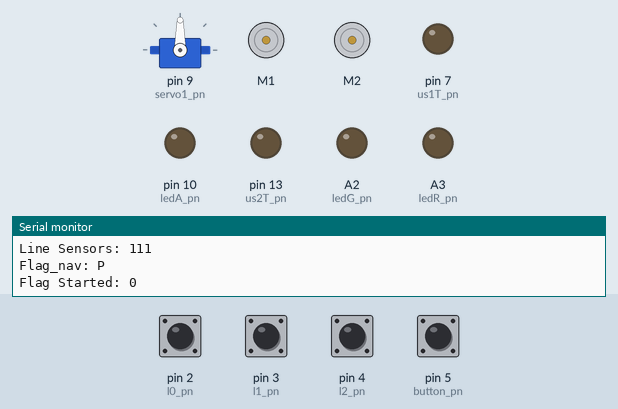
This sketch was run on a simulated Arduino Uno, built with avr-gcc and run on an emulated ATmega328P. On the bench: servo, 2 × DC motor (green arrow = forward, orange = backward, longer = faster), output pins drawn as LEDs (lit = HIGH), the last lines printed to the serial monitor. The test bench sets the inputs (shaded band); at power-on: pin 2 (l0_pn), pin 3 (l1_pn), pin 4 (l2_pn) HIGH, pin 5 (button_pn) LOW.

Above: at 1.2 s.
1.3 s: pin 5 (button_pn) pulled HIGH for 0.15 s
At 3.6 s:
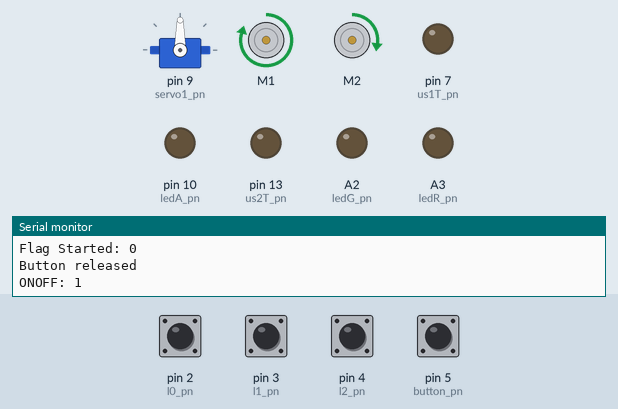
At 5.9 s:
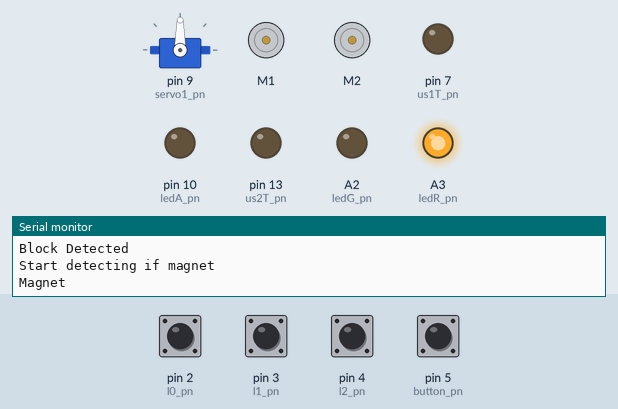
Timing chart, 0 to 12.7 s (numbered marks = the images above; inputs shaded):
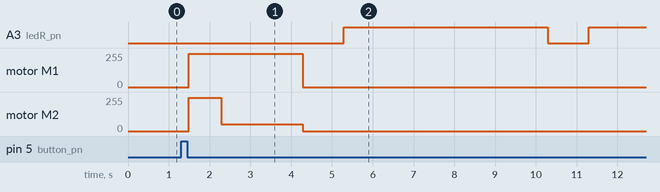

The sketch:

main_221027.ino
```cpp
#include <Wire.h>
#include <Adafruit_MotorShield.h>
#include "utility/Adafruit_MS_PWMServoDriver.h"
#include <Servo.h>

/* setup the motor and create the DC motor object*/
Adafruit_MotorShield AFMS = Adafruit_MotorShield(); // Create the Adafruit_MotorShield object
Adafruit_DCMotor *Rwheel = AFMS.getMotor(1);        // RIHGT
Adafruit_DCMotor *Lwheel = AFMS.getMotor(2);        // LEFT
int motor_speed = 250;
int duration_steer = 2000; // require testing to determine value
Servo servo_claw;

// Pins Set-up:
//Analog:
const int ledG_pn=A2; // now analog
const int ledR_pn=A3; // now analog


//Digital:
const int button_pn=5;
const int l0_pn=2; //left
const int l1_pn=3; //right
const int l2_pn=4; //far right (for juntion counting)

//us1: on the front
const int us1E_pn=6; // yellow wire
const int us1T_pn=7; // green wire
const int hall_pn = 8;
const int servo1_pn=9; // in-built port for servos (side)
const int ledA_pn=10;


//us2: on the left
const int us2E_pn=12;
const int us2T_pn=13;

// Sensor Values
int l0, l1, l2, hall;
float us1_distance, us2_distance;

// button debounce variables
byte lastButtonState = LOW;
unsigned long debounceDuration = 50; // millis
unsigned long lastTimeButtonStateChanged = 0;

//ledA_flash variables
int ledAState = LOW;  // ledState used to set the LED
unsigned long previousMillis = 0;  // will store last time LED was updated
const long interval = 250;  // 2hz --> 0.5 second interval at which to blink (milliseconds)

// PID tunnel navigation variables
float lastError = 0;
float Kp = 0.07; // related to the proportional control term;
// change the value by trial-and-error (ex: 0.07).
float Ki = 0.0008; // related to the integral control term;
// change the value by trial-and-error (ex: 0.0008).
float Kd = 0.6; // related to the derivative control term;
// change the value by trial-and-error (ex: 0.6).
float P;
float I;
float D;
float distance_tunnel = 7;

const float maxspeedR = 150;
const float maxspeedL = 150;
const float basespeedR = 100;
const float basespeedL = 100;


/*************
 * flags
**************/
int side; // 0,1,2,3,4,5
int count = 0;
bool flag_onoff = false; // push button: robot on or off
bool flag_started;       // has robot completed initial start?
bool flag_line;
int flag_side;
char flag_nav;
  //"P": stop
  //"L": adjust left
  //"R": adjust right
  //"B": backwards
  //"F": forwards
bool flag_blk; // block collected
bool flag_magnet;
bool flag_tunnel; // true if in tunnel, false if not
int box_intend;

/*************
 * declare functions
**************/
void stop_move();
void start_route();
void move_forward();
void adjust_left();
void adjust_right();


void setup(){
  Serial.begin(9600);
  // set pins as inputs
  pinMode(button_pn, INPUT);
  pinMode(hall_pn, INPUT);
  pinMode(l0_pn, INPUT);
  pinMode(l1_pn, INPUT);
  pinMode(l2_pn, INPUT);
  pinMode(us1E_pn, INPUT);
  pinMode(us1T_pn, OUTPUT);
  pinMode(ledG_pn, OUTPUT);
  pinMode(ledA_pn, OUTPUT);
  pinMode(ledR_pn, OUTPUT);
  pinMode(servo1_pn, OUTPUT);
  pinMode(us2E_pn, INPUT);
  pinMode(us2T_pn, OUTPUT);
  AFMS.begin(); // Connect to the motor controller
  servo_claw.attach(servo1_pn);  // connect to servo
}
/*************
 * MAIN LOOP =======================================
**************/
void loop(){
    /*read & print line sensors*/
    Serial.print("Line Sensors: ");
    l0 = digitalRead(l0_pn);
    Serial.print(l0);
    l1 = digitalRead(l1_pn);
    Serial.print(l1);
    l2 = digitalRead(l2_pn);
    Serial.println(l2);

    // flags
    Serial.print("Flag_nav: ");
    Serial.println(flag_nav);
    Serial.print("Flag Started: ");
    Serial.println(flag_started);

    /** On-off Push Button:*/
    // if the time elapsed is greater than time for debounce:
    if (millis() - lastTimeButtonStateChanged > debounceDuration){
        // read button state
        byte buttonState = digitalRead(button_pn);
        // if button state has changed
        if (buttonState != lastButtonState){
            // update time
            lastTimeButtonStateChanged = millis();
            // update lastButton state
            lastButtonState = buttonState;
            // while being pressed
            if (buttonState == LOW)
            {
                // do an action, for example print on Serial
                Serial.println("Button released");
                flag_onoff = !flag_onoff;
            }
        }
    }
    Serial.print("ONOFF: ");
    Serial.println(flag_onoff);

    /** Navigation */
    // if 'Off' and not already stopped, stop:
    if(flag_onoff==false && flag_nav != 'P'){
        stop_move();
    }
    // 'ON' and not running the start function:
    if(flag_onoff==true && flag_started==false){
        start_route();
    }
    // if On and the start fn has been completed:
    if(flag_onoff==true && flag_started==true){

        /** Block Detection*/
        if(us1_distance < 10){

            // approach slowly until us1_distance = 2cm
            stop_move();
            Serial.println("Block Detected");
            delay(1000);
            Serial.println("Start detecting if magnet");
            /* blk function */
            if (hall == 0){
                // magnet
                Serial.println("Magnet");
                flag_magnet = 1;
                box_intend = 3; // blk is to be delivered in the red box
                // RED LED for 5sec
                analogWrite(ledR_pn, 255);
                delay(5000);
                analogWrite(ledR_pn, 0);
            }
            else{
                // no magnet
                Serial.println("Not Magnet");
                flag_magnet = 0;
                box_intend = 1; // bl
                // Green LED for 5sec
                analogWrite(ledG_pn, 255);
                delay(5000);
                analogWrite(ledG_pn, 0);
            }

            /** claw  code */

            flag_blk = true;
        }

        /** No Block Detected:*/
        else {
            /* line-follow or side-sensor navigation ?*/
            // if (*RIGHT*) sensor (us2) < 6cm, entering tunnel
            if((us2_distance < 6)){
                flag_tunnel = true;
                /** PID tunnel navigation */
                int error = 5.0 - us2_distance; // 5.0 is the ideal distance from the tunnel wall
                P = error;
                I = I + error;
                D = error - lastError;
                lastError = error;
                int motorspeed = P * Kp + I * Ki + D * Kd; // calculate the correction
                // needed to be applied to the speed
                int motorspeedR = basespeedR + motorspeed;
                int motorspeedL = basespeedL - motorspeed;

                if (motorspeedR > maxspeedR){
                    motorspeedR = maxspeedR;
                }
                if (motorspeedL > maxspeedL){
                    motorspeedL = maxspeedL;
                }
                if (motorspeedR < 0){
                    motorspeedR = 0;
                }
                if (motorspeedL < 0){
                    motorspeedL = 0;
                }

                flag_nav = 'F';
                Rwheel->run(FORWARD);
                Rwheel->setSpeed(motorspeedR);
                Serial.print("speedR: ");
                Serial.println(motorspeedR);

                Lwheel->run(FORWARD);
                Lwheel->setSpeed(motorspeedL);
                Serial.print("speedL: ");
                Serial.println(motorspeedL);
            }

            else { /* line follow */

                // xx0 (if far-right sensor has no line)
                if(l2==LOW){

                    // 000 & it's not already moving forward
                    if((l0 == LOW && l1 == LOW) && flag_nav != 'F'){
                        move_forward();
                        Serial.println("Move Forward");
                    }

                    // 100 & not already moving left
                    else if((l0 == HIGH && l1 == LOW) && flag_nav != 'L'){
                        adjust_left();
                    }

                    // 010 & not already moving right
                    else if ((l0 == LOW && l1 == HIGH) && flag_nav != 'R'){
                        adjust_right();
                    }
                }

                // xx1 or 11x(junction detected)
                else if(l2==HIGH || (l0==HIGH && l1==HIGH)){
                    // handle junction depending on flags
                    Serial.println("Junction Detected");
                }

                // catch all other cases: stop & report error
                else{
                    stop_move();
                    Serial.print("Line Sensor Error: ");
                    Serial.print(l0);
                    Serial.print(l1);
                    Serial.println(l2);
                }
            } // close line follow
        } // close if nothing detected in front
    } // close 'On'
 }// close loop


/*========= FUNCTIONS ===================*/
void start_route(){
  // if still in the box (so no line detected), move forward until edge of box detected
    if (l0 == LOW && l1 == LOW && l2 == LOW && flag_nav != 'F')
  {
        move_forward();
    }
    // edge of box detected
    // maybe change this condition slightly, maybe if all are high?
    else if ((l0 == HIGH && l1 == HIGH) || l2 == HIGH)
    {
        move_forward();
        delay(800);
        turn_90left();
        flag_started = true; // exit start_route
    }
}


void stop_move(){
    flag_nav = 'P';
    Rwheel->run(RELEASE);
    Rwheel->setSpeed(0);
    Lwheel->run(RELEASE);
    Lwheel->setSpeed(0);
}


void move_forward()
{
    flag_nav = 'F';
    Rwheel->run(FORWARD);
    Rwheel->setSpeed(motor_speed);
    Lwheel->run(FORWARD);
    Lwheel->setSpeed(motor_speed);
}

void adjust_left()
{
    flag_nav = 'L';
    Rwheel->run(FORWARD);
    Rwheel->setSpeed(motor_speed);
    Lwheel->run(BACKWARD);
    Lwheel->setSpeed(100);
}

void adjust_right()
{
    flag_nav = 'R';
    Rwheel->run(BACKWARD);
    Rwheel->setSpeed(100);
    Lwheel->run(FORWARD);
    Lwheel->setSpeed(motor_speed);
}

void turn_90left()
{
    Rwheel->run(FORWARD);
    Rwheel->setSpeed(motor_speed);
    Lwheel->run(FORWARD);
    Lwheel->setSpeed(50);
    delay(duration_steer);
}

void turn_180(){
    Rwheel->run(FORWARD);
    Rwheel->setSpeed(motor_speed);
    Lwheel->run(BACKWARD);
    Lwheel->setSpeed(motor_speed);
    delay(1000); // How long it will turn for!

}
```

Measured:
- after the input at 1.3 s, A3 (ledR_pn): LOW → HIGH after 4.0 s, → LOW 5.0 s later, → HIGH 1.0 s later; motor M1: stopped → forward 250/255 after 0.18 s, → stopped 2.8 s later; motor M2: stopped → forward 250/255 after 0.18 s, → forward 50/255 0.80 s later, → stopped 2.0 s later
